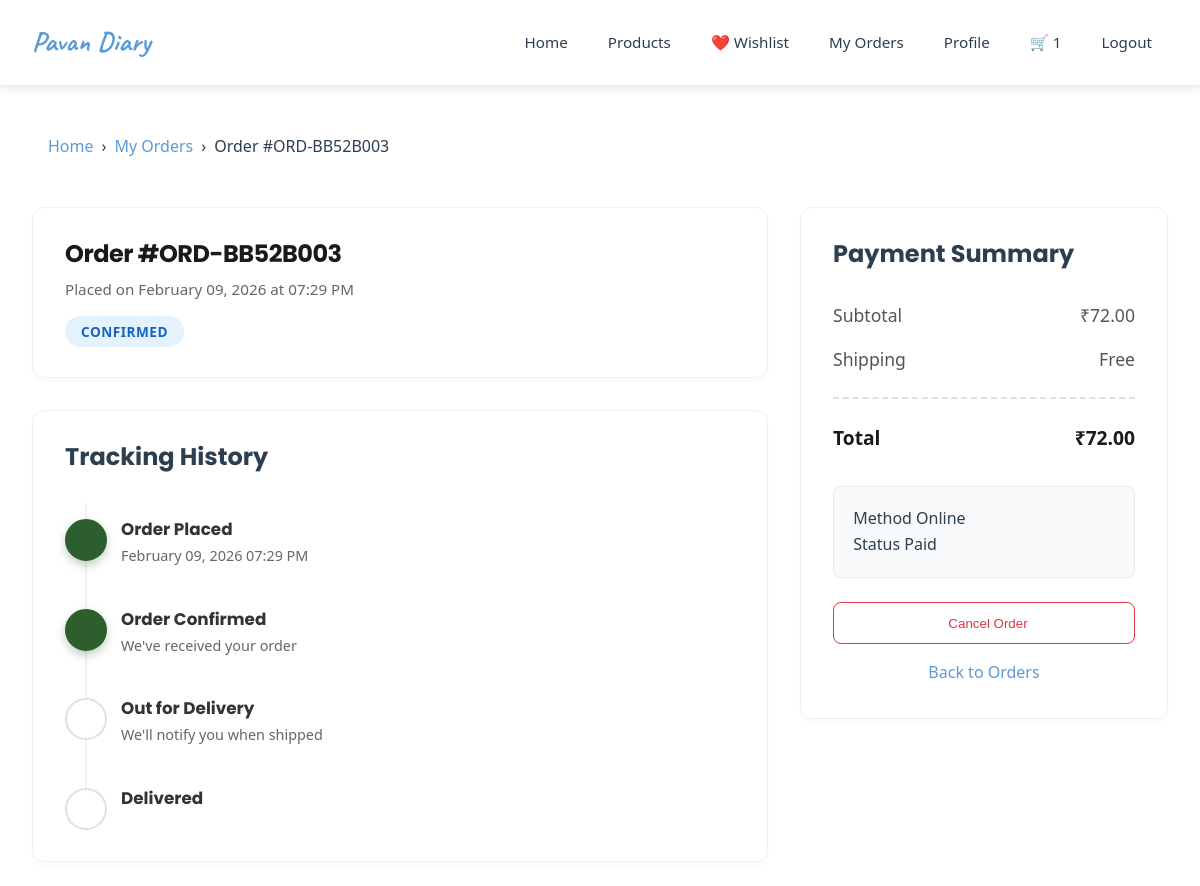
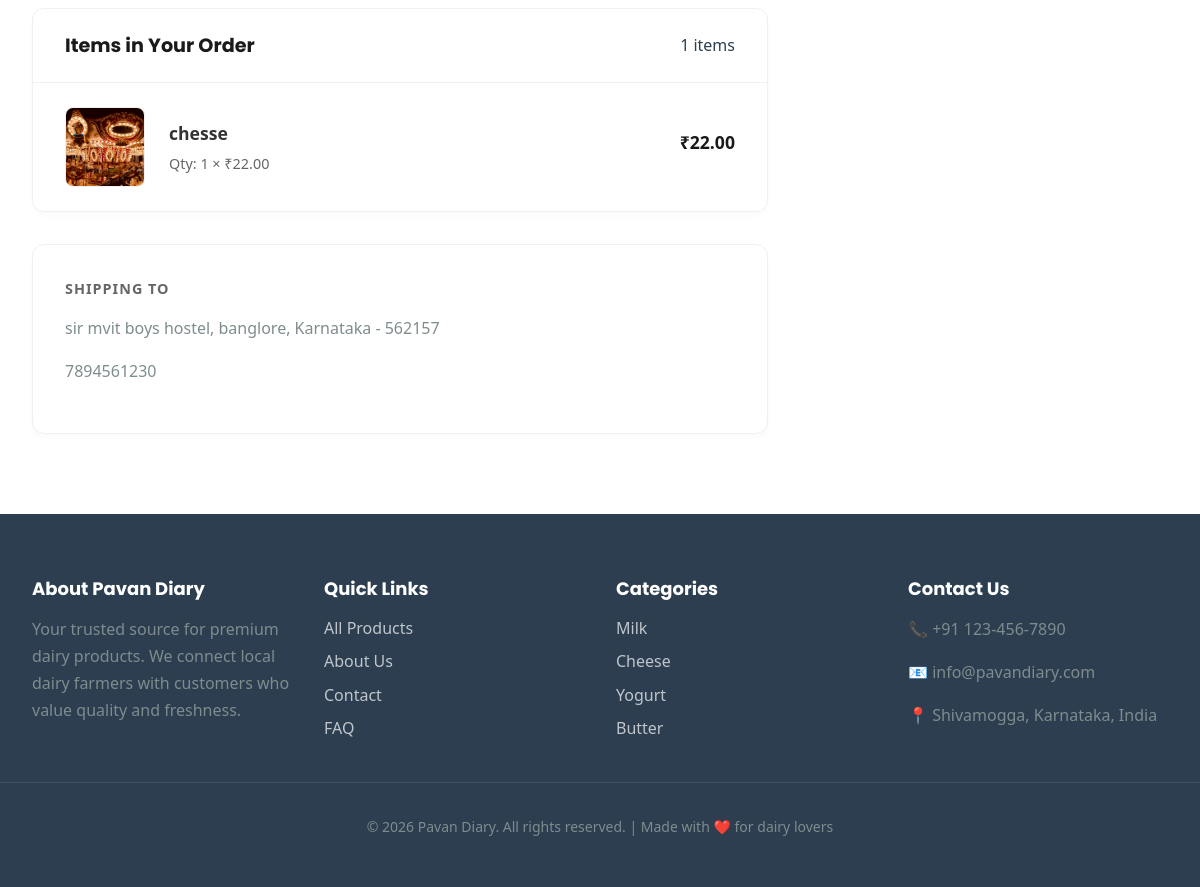
/orders/15/ (signed in), run on the app's committed database (2 pictures, top to bottom).
### orders/models.py (models this page shows, shortened)
class Order(models.Model):
    STATUS_CHOICES = [
        ('pending', 'Pending'),
        ('confirmed', 'Confirmed'),
        ('processing', 'Processing'),
        ('shipped', 'Shipped'),
        ('delivered', 'Delivered'),
        ('cancelled', 'Cancelled'),
    ]
    customer = models.ForeignKey(User, on_delete=models.CASCADE, related_name='orders')
    order_number = models.CharField(max_length=50, unique=True)
    status = models.CharField(max_length=20, choices=STATUS_CHOICES, default='pending')
    total_amount = models.DecimalField(max_digits=10, decimal_places=2, validators=[MinValueValidator(0)])
    shipping_address = models.TextField()
    phone = models.CharField(max_length=15)
    payment_method = models.CharField(max_length=50)
    payment_status = models.CharField(max_length=20, default='pending')
    notes = models.TextField(blank=True)
    razorpay_order_id = models.CharField(max_length=100, blank=True, null=True)
    razorpay_payment_id = models.CharField(max_length=100, blank=True, null=True)
    razorpay_signature = models.CharField(max_length=200, blank=True, null=True)
    created_at = models.DateTimeField(auto_now_add=True)
    updated_at = models.DateTimeField(auto_now=True)
    class Meta:
        db_table = 'orders'
        ordering = ['-created_at']

class OrderItem(models.Model):
    order = models.ForeignKey(Order, on_delete=models.CASCADE, related_name='items')
    product = models.ForeignKey(Product, on_delete=models.SET_NULL, null=True)
    quantity = models.IntegerField(validators=[MinValueValidator(1)])
    price = models.DecimalField(max_digits=10, decimal_places=2)
    subtotal = models.DecimalField(max_digits=10, decimal_places=2)
    created_at = models.DateTimeField(auto_now_add=True)
    class Meta:
        db_table = 'order_items'

### products/models.py (models this page shows, shortened)
class Product(models.Model):
    seller = models.ForeignKey(SellerProfile, on_delete=models.CASCADE, related_name='products')
    category = models.ForeignKey(Category, on_delete=models.SET_NULL, null=True, related_name='products')
    name = models.CharField(max_length=200)
    description = models.TextField()
    price = models.DecimalField(max_digits=10, decimal_places=2, validators=[MinValueValidator(0)])
    stock_quantity = models.IntegerField(default=0, validators=[MinValueValidator(0)])
    unit = models.CharField(max_length=50, default='piece')
    is_organic = models.BooleanField(default=False)
    expiry_days = models.IntegerField(help_text="Days until expiry from production")
    rating = models.DecimalField(max_digits=3, decimal_places=2, default=0.00,
                                validators=[MinValueValidator(0), MaxValueValidator(5)])
    is_active = models.BooleanField(default=True)
    created_at = models.DateTimeField(auto_now_add=True)
    updated_at = models.DateTimeField(auto_now=True)
    class Meta:
        db_table = 'products'
        ordering = ['-created_at']
    @property
    def primary_image(self):
        primary = self.images.filter(is_primary=True).first()
        if primary:
            return primary.image.url
        first_image = self.images.first()
        if first_image:
            return first_image.image.url
        return None

class ProductImage(models.Model):
    product = models.ForeignKey(Product, on_delete=models.CASCADE, related_name='images')
    image = models.ImageField(upload_to='products/')
    is_primary = models.BooleanField(default=False)
    created_at = models.DateTimeField(auto_now_add=True)
    class Meta:
        db_table = 'product_images'

### orders/views.py (the view)
# urls.py: path('orders/<int:order_id>/', views.order_detail, name='order_detail'),
@login_required
def order_detail(request, order_id):
    order = get_object_or_404(
        Order.objects.prefetch_related('items__product__images'),
        id=order_id,
        customer=request.user
    )
    status_progression = ['pending', 'confirmed', 'processing', 'shipped', 'delivered']
    current_index = status_progression.index(order.status) if order.status in status_progression else 0
    context = {
        'order': order,
        'status_progression': status_progression,
        'current_status_index': current_index,
    }
    return render(request, 'orders/order_detail.html', context)

### cart/context_processors.py (called while the page is built)
def cart_count(request):
    if request.user.is_authenticated:
        from django.db.models import Sum
        result = CartItem.objects.filter(user=request.user).aggregate(total=Sum('quantity'))
        count = result['total'] or 0
    else:
        count = 0
    return {'cart_count': count}

### templates/orders/order_detail.html (shortened to what this page needs)
{% extends 'core/base.html' %}
{% load static %}
{% block content %}
<div class="breadcrumb mb-4">
    <a href="{% url 'home' %}">Home</a>
    <span>›</span>
    <a href="{% url 'order_list' %}">My Orders</a>
    <span>›</span>
    <span>Order #{{ order.order_number }}</span>
</div>
<div class="order-layout" style="display: grid; grid-template-columns: 2fr 1fr; gap: 2rem;">
    <div>
        <div class="order-header-card">
            <div class="d-flex justify-content-between align-items-start flex-wrap gap-3">
                <div>
                    <h1 class="order-title">
                        Order #{{ order.order_number }}
                    </h1>
                    <p class="order-meta mb-0">
                        Placed on {{ order.created_at|date:"F d, Y" }} at {{ order.created_at|time:"h:i A" }}
                    </p>
                </div>
                <span class="status-badge {{ order.status }}">
                    {{ order.get_status_display }}
                </span>
            </div>
        </div>
        <div class="timeline-card">
            <h3 class="mb-4 fs-5 fw-bold text-dark">Tracking History</h3>
            <div class="timeline">
                <div class="timeline-item active completed">
                    <div class="timeline-marker">
                    </div>
                    <div class="timeline-content">
                        <h4>Order Placed</h4>
                        <p>{{ order.created_at|date:"F d, Y h:i A" }}</p>
                    </div>
                </div>
                <div class="timeline-item {% if order.status != 'pending' %}active completed{% endif %}">
                    <div class="timeline-marker">
                    </div>
                    <div class="timeline-content">
                        <h4>Order Confirmed</h4>
                        <p>{% if order.status != 'pending' %}We've received your order{% else %}Awaiting confirmation{% endif %}</p>
                    </div>
                </div>
                <div class="timeline-item {% if order.status in 'shipped,delivered' %}active completed{% endif %}">
                    <div class="timeline-marker">
                    </div>
                    <div class="timeline-content">
                        <h4>Out for Delivery</h4>
                        <p>{% if order.status in 'shipped,delivered' %}Your order is on the way{% else %}We'll notify you when shipped{% endif %}</p>
                    </div>
                </div>
                <div class="timeline-item {% if order.status == 'delivered' %}active completed{% endif %}">
                    <div class="timeline-marker">
                    </div>
                    <div class="timeline-content">
                        <h4>Delivered</h4>
                    </div>
                </div>
            </div>
        </div>
        <div class="items-card">
            <div class="card-header-clean">
                <h3>Items in Your Order</h3>
                <span class="badge bg-light text-dark">{{ order.items.count }} items</span>
            </div>
            <div>
                {% for item in order.items.all %}
                <div class="order-item">
                    {% if item.product.primary_image %}
                        <img src="{{ item.product.primary_image }}" alt="{{ item.product.name }}" class="item-image">
                    {% else %}
                        <div class="item-image d-flex align-items-center justify-content-center text-muted h-100 fs-4">🥛</div>
                    {% endif %}
                    <div class="item-details">
                        <a href="#" class="item-name">{{ item.product.name }}</a>
                        <div class="item-meta">
                            Qty: {{ item.quantity }} × ₹{{ item.price }}
                        </div>
                    </div>
                    <div class="item-price">
                        ₹{{ item.subtotal }}
                    </div>
                </div>
                {% endfor %}
            </div>
        </div>
        <div class="address-card">
            <div class="address-title">Shipping To</div>
            <div class="d-flex align-items-start gap-3">
                <div>
                    <p class="mb-1 text-secondary" style="line-height: 1.6;">{{ order.shipping_address }}</p>
                    <p class="mb-0 text-dark fw-medium">
                        {{ order.phone }}
                    </p>
                </div>
            </div>
        </div>
    </div>
    <div>
        <div class="summary-card">
            <h3 class="fs-5 fw-bold mb-4">Payment Summary</h3>
            <div class="summary-row">
                <span>Subtotal</span>
                <span>₹{{ order.total_amount }}</span>
            </div>
            <div class="summary-row">
                <span>Shipping</span>
                <span class="text-success">Free</span>
            </div>
            <div class="summary-row total">
                <span>Total</span>
                <span>₹{{ order.total_amount }}</span>
            </div>
            <div class="payment-info">
                <div class="d-flex justify-content-between mb-2">
                    <span class="text-secondary small">Method</span>
                    <span class="fw-medium text-dark">{{ order.payment_method }}</span>
                </div>
                <div class="d-flex justify-content-between align-items-center">
                    <span class="text-secondary small">Status</span>
                    {% if order.payment_status == 'completed' %}
                        <span class="badge bg-success text-white">Paid</span>
                    {% elif order.payment_status == 'pending' %}
                        <span class="badge bg-warning text-dark">Pending</span>
                    {% else %}
                        <span class="badge bg-danger text-white">{{ order.payment_status|title }}</span>
                    {% endif %}
                </div>
            </div>
            <div class="action-links">
                {% if order.status in 'pending,confirmed' %}
                <form method="post" action="{% url 'cancel_order' order.id %}" onsubmit="return confirm('Are you sure you want to cancel this order?')">
                    <button type="submit" class="btn-outline-danger">
                         Cancel Order
                    </button>
                </form>
                {% endif %}
                <a href="{% url 'order_list' %}" class="text-center text-decoration-none text-muted small">
                     Back to Orders
                </a>
            </div>
        </div>
    </div>
</div>
{% endblock %}

### static/css/main.css (style rules this page uses)
:root { --primary: #5B9BD5; --primary-dark: #4A7FB8; --primary-light: #A8D0F0; --secondary: #FFD966; --secondary-hover: #FFC933; --secondary-light: #FFE699; --accent: #70C7BA; --accent-light: #A8E6DC; --success: #70C7BA; --danger: #E57373; --warning: #FFD966; --info: #5B9BD5; --bg-body: #FFFFFF; --bg-surface: #FFFFFF; --bg-hover: #F8F9FA; --text-main: #2C3E50; --text-muted: #7F8C8D; --border-color: #E3EDF7; --shadow-sm: 0 2px 8px rgba(91, 155, 213, 0.08); --shadow-md: 0 4px 12px rgba(91, 155, 213, 0.12); --shadow-lg: 0 8px 24px rgba(91, 155, 213, 0.15); --shadow-xl: 0 12px 32px rgba(91, 155, 213, 0.18); --radius-sm: 8px; --radius-md: 12px; --radius-lg: 16px; --radius-xl: 24px; --radius-full: 9999px; --transition-fast: 0.15s ease; --transition-smooth: 0.3s cubic-bezier(0.4, 0, 0.2, 1); }
* { margin: 0; padding: 0; box-sizing: border-box; }
html { scroll-behavior: smooth; font-size: 16px; }
body { font-family: 'Poppins', -apple-system, BlinkMacSystemFont, 'Segoe UI', sans-serif; line-height: 1.6; color: var(--text-main); background-color: var(--bg-body); -webkit-font-smoothing: antialiased; -moz-osx-font-smoothing: grayscale; }
img { max-width: 100%; display: block; }
h1, h2, h3, h4, h5, h6 { font-family: 'Poppins', sans-serif; font-weight: 700; line-height: 1.2; margin-bottom: 1rem; color: var(--text-main); }
h1 { font-size: 2.5rem; letter-spacing: -0.02em; }
h3 { font-size: 1.5rem; }
h4 { font-size: 1.25rem; }
p { margin-bottom: 1rem; color: var(--text-muted); line-height: 1.7; }
a { color: var(--primary); text-decoration: none; transition: var(--transition-fast); }
.text-center { text-align: center; }
.mb-4 { margin-bottom: 2rem; }

### static/css/components.css (style rules this page uses)
.breadcrumb { display: flex; gap: 0.5rem; margin-bottom: 2rem; padding: 1rem; background: white; border-radius: var(--border-radius); }
.breadcrumb a { color: var(--primary); }
.breadcrumb span { color: var(--gray); }
* { margin: 0; padding: 0; box-sizing: border-box; }
body { font-family: 'Segoe UI', Tahoma, Geneva, Verdana, sans-serif; background: #FFFFFF; min-height: 100vh; }
.item-image { width: 120px; height: 120px; border-radius: 10px; overflow: hidden; background: linear-gradient(135deg, #f5f7fa 0%, #c3cfe2 100%); }
.item-details { display: flex; flex-direction: column; justify-content: space-between; }
.item-name { font-size: 1.3em; font-weight: bold; color: #333; margin-bottom: 8px; }
.item-price { font-size: 1.5em; font-weight: bold; color: #11998e; margin-bottom: 10px; }
.summary-row { display: flex; justify-content: space-between; align-items: center; margin-bottom: 15px; font-size: 1.1em; color: #666; }
.summary-row.total { margin-top: 20px; padding-top: 20px; border-top: 2px solid #f0f0f0; font-size: 1.4em; font-weight: bold; color: #333; }

### data on the page
Order: order_number "ORD-BB52B003", created_at "February 09, 2026", created_at "07:29 PM", status "CONFIRMED", created_at "February 09, 2026 07:29 PM", items.count "1", shipping_address "sir mvit boys hostel, banglore, Karnataka - 562157", phone "7894561230", total_amount "72.00", payment_method "Online"
OrderItem: product.primary_image (picture), product.name "chesse", quantity "1", price "22.00", subtotal "22.00"

### other printed values
{{ cart_count }} "1"
